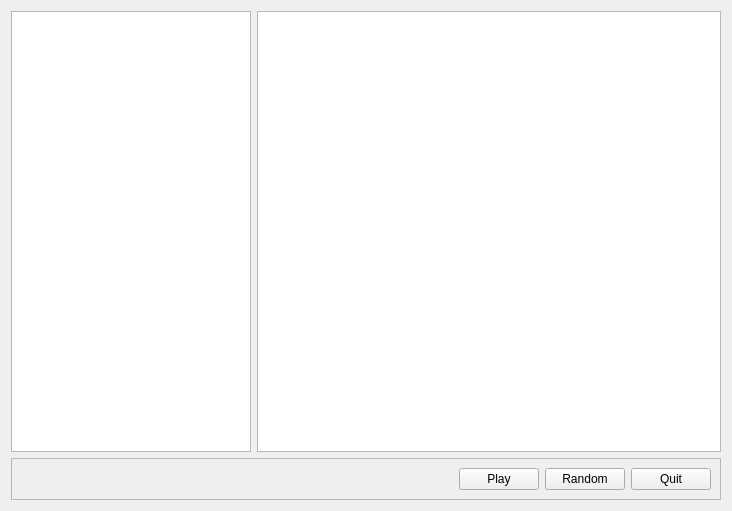
<?xml version="1.0" encoding="UTF-8"?>
<ui version="4.0">
 <class>Form</class>
 <widget class="QWidget" name="Form">
  <property name="geometry">
   <rect>
    <x>0</x>
    <y>0</y>
    <width>732</width>
    <height>511</height>
   </rect>
  </property>
  <property name="windowTitle">
   <string>Form</string>
  </property>
  <layout class="QGridLayout" name="gridLayout_2">
   <item row="0" column="0">
    <layout class="QHBoxLayout" name="a_horizontalLayout">
     <item>
      <widget class="QTableWidget" name="tableWidget">
       <property name="maximumSize">
        <size>
         <width>240</width>
         <height>16777215</height>
        </size>
       </property>
      </widget>
     </item>
     <item>
      <widget class="QPlainTextEdit" name="plainTextEdit"/>
     </item>
    </layout>
   </item>
   <item row="1" column="0">
    <widget class="QFrame" name="frame">
     <property name="frameShape">
      <enum>QFrame::StyledPanel</enum>
     </property>
     <property name="frameShadow">
      <enum>QFrame::Raised</enum>
     </property>
     <layout class="QGridLayout" name="gridLayout">
      <item row="0" column="1">
       <widget class="QPushButton" name="btnPlay">
        <property name="text">
         <string>Play</string>
        </property>
       </widget>
      </item>
      <item row="0" column="2">
       <widget class="QPushButton" name="btnRandQuote">
        <property name="text">
         <string>Random</string>
        </property>
       </widget>
      </item>
      <item row="0" column="3">
       <widget class="QPushButton" name="btnQuit">
        <property name="text">
         <string>Quit</string>
        </property>
       </widget>
      </item>
      <item row="0" column="0">
       <spacer name="horizontalSpacer">
        <property name="orientation">
         <enum>Qt::Horizontal</enum>
        </property>
        <property name="sizeHint" stdset="0">
         <size>
          <width>40</width>
          <height>20</height>
         </size>
        </property>
       </spacer>
      </item>
     </layout>
    </widget>
   </item>
  </layout>
 </widget>
 <resources/>
 <connections/>
</ui>
